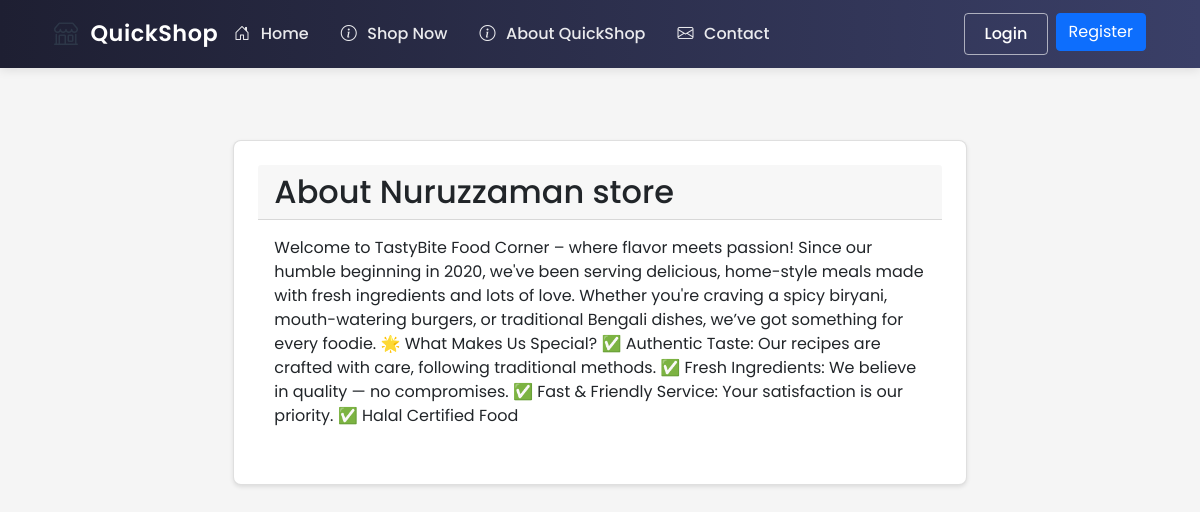
/shop/shop/1/about (signed in), run on an earlier commit of the app's database.
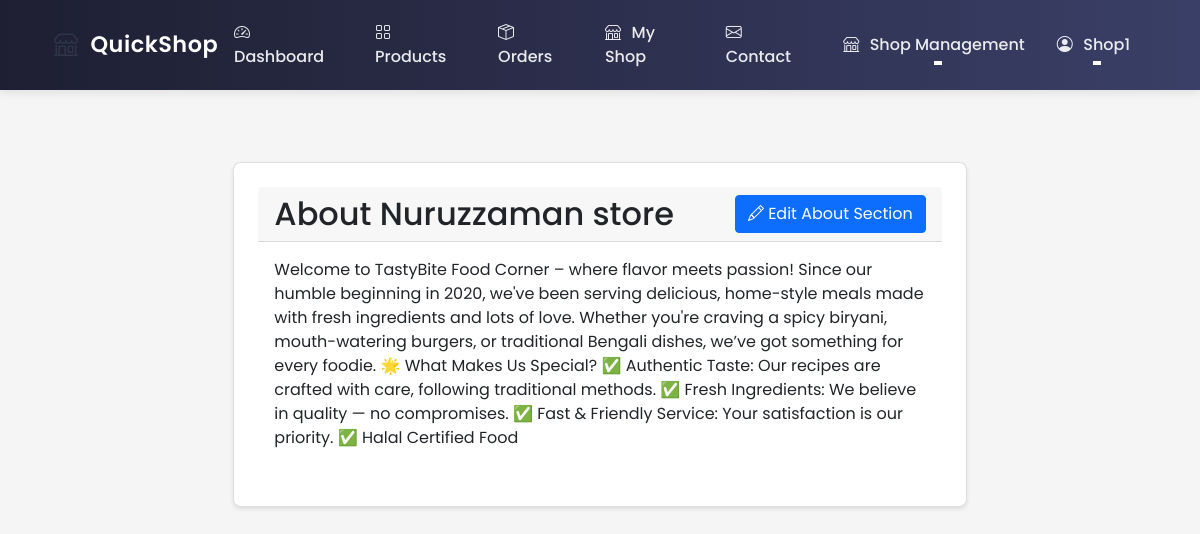
And on a later commit of the database.
### ecommerce/models/user.py (models this page shows, shortened)
class User(UserMixin, db.Model):
    id = db.Column(db.Integer, primary_key=True)
    username = db.Column(db.String(80), unique=True, nullable=False)
    email = db.Column(db.String(120), unique=True, nullable=False)
    password_hash = db.Column(db.String(128))
    role = db.Column(db.String(20), nullable=False, default='user')  # user, shop_owner, delivery, admin
    phone = db.Column(db.String(20))  # Added phone number field
    location_lat = db.Column(db.Float)
    location_lng = db.Column(db.Float)
    address = db.Column(db.String(200))
    created_at = db.Column(db.DateTime, default=datetime.utcnow)
    updated_at = db.Column(db.DateTime, default=datetime.utcnow, onupdate=datetime.utcnow)
    is_active = db.Column(db.Boolean, default=True)
    email_notifications = db.Column(db.Boolean, default=True)
    orders = db.relationship('Order', lazy=True, foreign_keys='Order.customer_id')
    shop = db.relationship('Shop', backref='owner', lazy=True, uselist=False)
    deliveries = db.relationship('Order', backref='assigned_delivery_person', lazy=True,
                               foreign_keys='Order.delivery_person_id')

### ecommerce/routes/shop.py (the view)
@shop_bp.route('/shop/<int:shop_id>/about')
def about(shop_id):
    shop = Shop.query.get_or_404(shop_id)
    return render_template('shop/about.html', shop=shop)

### ecommerce/templates/shop/about.html (shortened to what this page needs)
{% extends "base.html" %}
{% block content %}
<div class="container my-4">
    <div class="row">
        <div class="col-md-8 offset-md-2">
            <div class="card">
                <div class="card-header d-flex justify-content-between align-items-center">
                    <h2 class="mb-0">About {{ shop.name }}</h2>
                    {% if current_user.is_authenticated and current_user.id == shop.owner_id %}
                    <a href="{{ url_for('shop.edit_about', shop_id=shop.id) }}" class="btn btn-primary">
                        <i class="bi bi-pencil"></i> Edit About Section
                    </a>
                    {% endif %}
                </div>
                <div class="card-body">
                    {% if shop.about %}
                        {{ shop.about|safe }}
                    {% endif %}
                </div>
            </div>
        </div>
    </div>
</div>
{% endblock %}

### ecommerce/templates/base.html (shortened to what the changed rows need)
<!DOCTYPE html>
<html lang="en">
<head>
    <link href="https://cdn.jsdelivr.net/npm/bootstrap@5.1.3/dist/css/bootstrap.min.css" rel="stylesheet">
    <link rel="stylesheet" href="https://cdn.jsdelivr.net/npm/bootstrap-icons@1.7.2/font/bootstrap-icons.css">
    <link rel="stylesheet" href="{{ url_for('static', filename='css/style.css') }}">
</head>
<body class="d-flex flex-column min-vh-100">
    <nav class="navbar navbar-expand-lg navbar-light">
        <div class="container">
            <div class="collapse navbar-collapse" id="navbarNav">
                <ul class="navbar-nav me-auto">
                    {% if not current_user.is_authenticated %}
                    <li class="nav-item">
                        <a class="nav-link" href="{{ url_for('main.index') }}">
                            <i class="bi bi-house-door"></i> Home
                        </a>
                    </li>
            <li class="nav-item">
                <a class="nav-link" href="{{ url_for('shop.index') }}" </a>
                    <i class="bi bi-info-circle"></i> Shop Now
                </a>
            </li>
                    <li class="nav-item">
                        <a class="nav-link" href="{{ url_for('main.about') }}">
                            <i class="bi bi-info-circle"></i> About QuickShop
                        </a>
                    </li>
                    {% elif current_user.is_authenticated and current_user.role == 'shop_owner' %}
                    <li class="nav-item">
                        <a class="nav-link" href="{{ url_for('shop.dashboard') }}">
                            <i class="bi bi-speedometer2"></i> Dashboard
                        </a>
                    </li>
                    <li class="nav-item">
                        <a class="nav-link" href="{{ url_for('shop.manage') }}">
                            <i class="bi bi-grid"></i> Products
                        </a>
                    </li>
                    <li class="nav-item">
                        <a class="nav-link" href="{{ url_for('shop.orders') }}">
                            <i class="bi bi-box-seam"></i> Orders
                        </a>
                    </li>
                    {% if current_user.shop %}
                    <li class="nav-item">
                        <a class="nav-link" href="{{ url_for('shop.about', shop_id=current_user.shop.id) }}">
                            <i class="bi bi-shop"></i> My Shop
                        </a>
                    </li>
                    {% endif %}
                    {% endif %}
                </ul>
                <ul class="navbar-nav ms-auto">
                    {% if current_user.is_authenticated %}
                        {% if current_user.role == 'admin' %}
                        <li class="nav-item">
                            <a class="nav-link" href="{{ url_for('admin.dashboard') }}">
                                <i class="bi bi-speedometer2"></i> Admin Panel
                            </a>
                        </li>
                        <li class="nav-item dropdown">
                            <a class="nav-link dropdown-toggle" href="#" role="button" data-bs-toggle="dropdown">
                                <i class="bi bi-gear"></i> Manage
                            </a>
                            <ul class="dropdown-menu">
                                <li>
                                    <a class="dropdown-item" href="{{ url_for('admin.orders') }}">
                                        <i class="bi bi-box-seam"></i> Orders
                                    </a>
                                </li>
                                <li>
                                    <a class="dropdown-item" href="{{ url_for('admin.manage_shops') }}">
                                        <i class="bi bi-shop"></i> Shops
                                    </a>
                                </li>
                                <li>
                                    <a class="dropdown-item" href="{{ url_for('admin.manage_delivery') }}">
                                        <i class="bi bi-truck"></i> Delivery
                                    </a>
                                </li>
                                <li>
                                    <a class="dropdown-item" href="{{ url_for('admin.settings') }}">
                                        <i class="bi bi-gear"></i> Settings
                                    </a>
                                </li>
                            </ul>
                        </li>
                        {% elif current_user.role == 'shop_owner' %}
                        <li class="nav-item dropdown">
                            <a class="nav-link dropdown-toggle" href="#" role="button" data-bs-toggle="dropdown">
                                <i class="bi bi-shop"></i> Shop Management
                            </a>
                        </li>
                        {% endif %}
                        <li class="nav-item dropdown">
                            <a class="nav-link dropdown-toggle" href="#" role="button" data-bs-toggle="dropdown">
                                <i class="bi bi-person-circle"></i> {{ current_user.username }}
                            </a>
                        </li>
                    {% else %}
                        <li class="nav-item">
                            <a class="btn btn-outline-primary me-2" href="{{ url_for('auth.login') }}">Login</a>
                        </li>
                        <li class="nav-item">
                            <a class="btn btn-primary" href="{{ url_for('auth.register') }}">Register</a>
                        </li>
                    {% endif %}
                </ul>
            </div>
        </div>
    </nav>
    <main class="flex-shrink-0">
        {% block content %}{% endblock %}
    </main>
</body>
</html>

What changed in the data, as far as the page shows it:
now on this page (row edited): User: username "Shop1"
Also different on the page:
text no longer shown: "Home Shop Now About QuickShop Login Register"
text now shown: "Dashboard Products Orders My Shop Shop Management Edit About Section"
